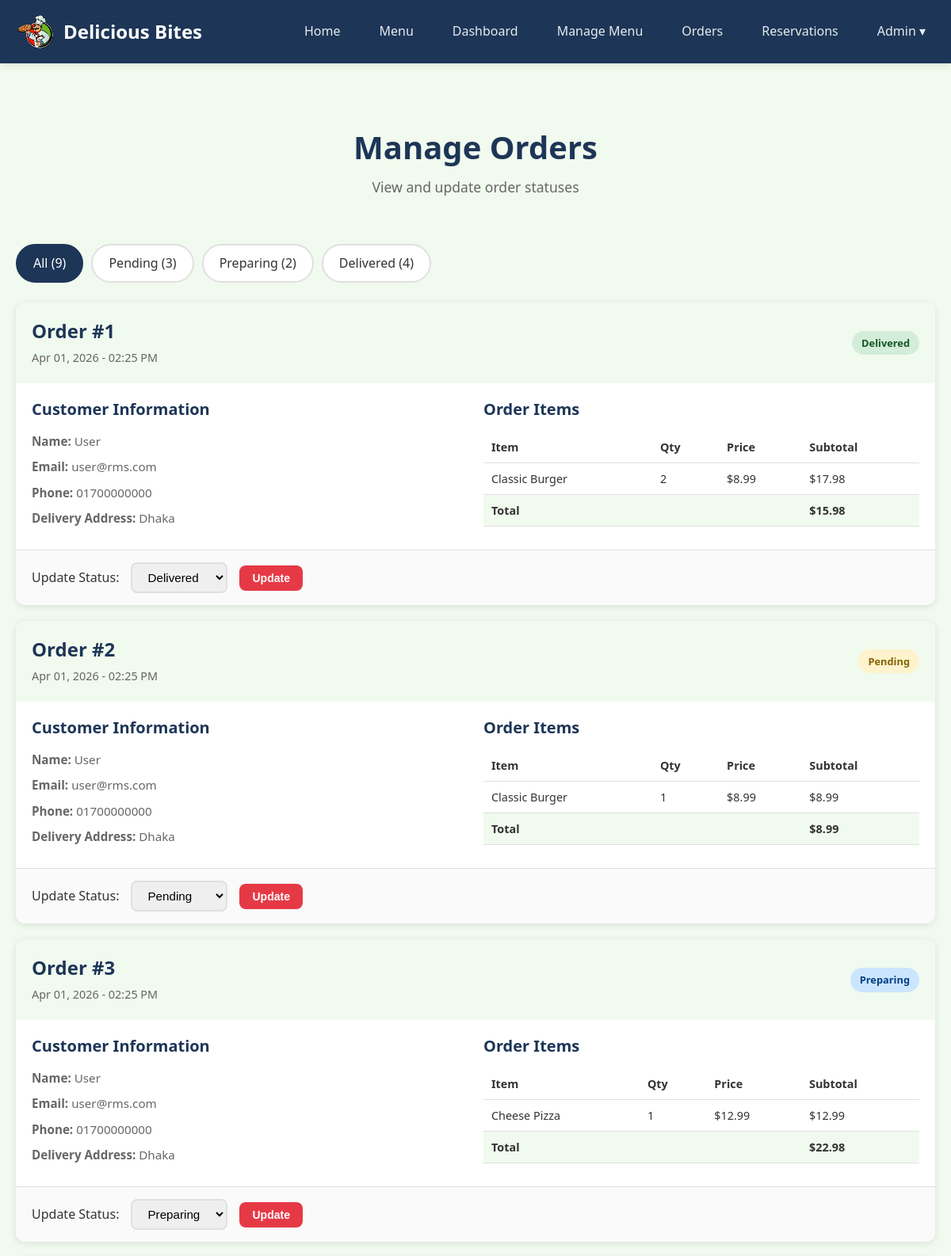
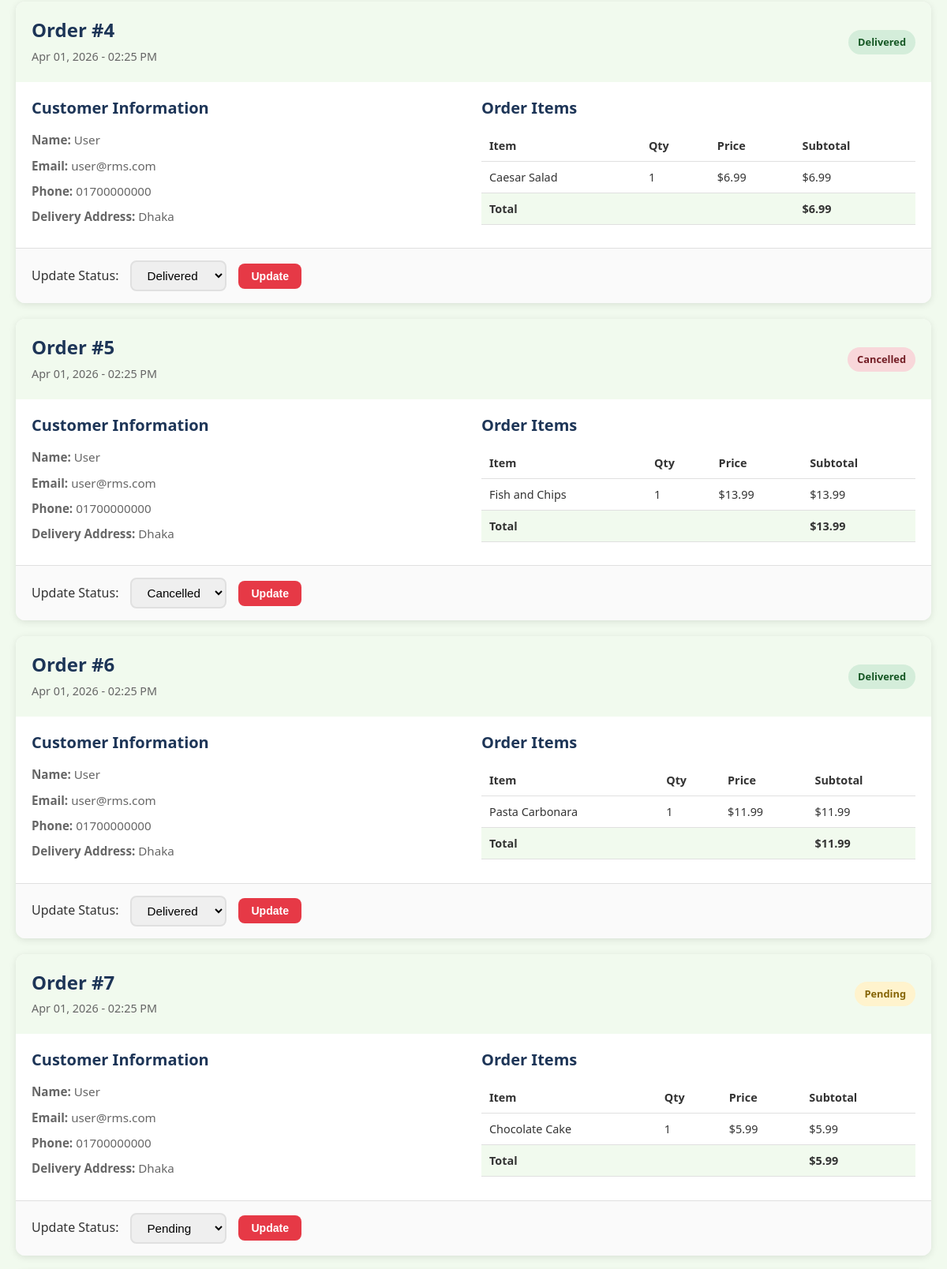
/admin/manage_orders.php (signed in, upper part), run on the app's committed database (2 pictures, top to bottom).
### tables this page shows
CREATE TABLE orders (
    order_id INT AUTO_INCREMENT PRIMARY KEY,
    user_id INT NOT NULL,
    total_amount DECIMAL(10,2),
    status ENUM('Pending','Preparing','Delivered','Cancelled') DEFAULT 'Pending',
    delivery_address TEXT,
    order_date TIMESTAMP DEFAULT CURRENT_TIMESTAMP,
    FOREIGN KEY (user_id) REFERENCES users(user_id) ON DELETE CASCADE
);

CREATE TABLE users (
    user_id INT AUTO_INCREMENT PRIMARY KEY,
    full_name VARCHAR(100) NOT NULL,
    email VARCHAR(100) UNIQUE NOT NULL,
    phone VARCHAR(15),
    password VARCHAR(255) NOT NULL,
    role ENUM('admin','user') DEFAULT 'user',
    address TEXT,
    created_at TIMESTAMP DEFAULT CURRENT_TIMESTAMP
);

CREATE TABLE order_details (
    detail_id INT AUTO_INCREMENT PRIMARY KEY,
    order_id INT NOT NULL,
    item_id INT NOT NULL,
    quantity INT,
    price DECIMAL(10,2),
    FOREIGN KEY (order_id) REFERENCES orders(order_id) ON DELETE CASCADE,
    FOREIGN KEY (item_id) REFERENCES menu_items(item_id) ON DELETE CASCADE
);

CREATE TABLE menu_items (
    item_id INT AUTO_INCREMENT PRIMARY KEY,
    item_name VARCHAR(100),
    category VARCHAR(50),
    description TEXT,
    price DECIMAL(10,2),
    image VARCHAR(255) DEFAULT 'default.jpg',
    is_available TINYINT(1) DEFAULT 1,
    created_at TIMESTAMP DEFAULT CURRENT_TIMESTAMP
);

### admin/manage_orders.php (the view, shortened to what this page needs)
<?php
require_once '../config/db.php';
$status_filter = isset($_GET['status']) ? sanitize($_GET['status']) : '';
$orders_query = "SELECT o.*, u.full_name, u.email, u.phone
                 FROM orders o
                 JOIN users u ON o.user_id = u.user_id";
$orders_query .= " ORDER BY o.order_date DESC";
$orders_result = mysqli_query($conn, $orders_query);
$pending_count = mysqli_fetch_assoc(mysqli_query($conn, "SELECT COUNT(*) as count FROM orders WHERE status='Pending'"))['count'];
$preparing_count = mysqli_fetch_assoc(mysqli_query($conn, "SELECT COUNT(*) as count FROM orders WHERE status='Preparing'"))['count'];
$delivered_count = mysqli_fetch_assoc(mysqli_query($conn, "SELECT COUNT(*) as count FROM orders WHERE status='Delivered'"))['count'];
?>
<!DOCTYPE html>
<html lang="en">
<head>
    <link rel="stylesheet" href="../assets/css/style.css">
</head>
<body>
    <?php include '../includes/navbar.php'; ?>
    <main class="admin-page">
        <div class="container">
            <div class="page-header">
                <h1>Manage Orders</h1>
                <p>View and update order statuses</p>
            </div>
            <div class="filter-tabs">
                <a href="manage_orders.php"
                   class="filter-tab <?php echo empty($status_filter) ? 'active' : ''; ?>">
                    All (<?php echo $pending_count + $preparing_count + $delivered_count; ?>)
                </a>
                <a href="manage_orders.php?status=Pending"
                   class="filter-tab <?php echo $status_filter == 'Pending' ? 'active' : ''; ?>">
                    Pending (<?php echo $pending_count; ?>)
                </a>
                <a href="manage_orders.php?status=Preparing"
                   class="filter-tab <?php echo $status_filter == 'Preparing' ? 'active' : ''; ?>">
                    Preparing (<?php echo $preparing_count; ?>)
                </a>
                <a href="manage_orders.php?status=Delivered"
                   class="filter-tab <?php echo $status_filter == 'Delivered' ? 'active' : ''; ?>">
                    Delivered (<?php echo $delivered_count; ?>)
                </a>
            </div>
            <?php if (mysqli_num_rows($orders_result) > 0): ?>
                <div class="orders-admin-list">
                    <?php while ($order = mysqli_fetch_assoc($orders_result)): ?>
                        <div class="order-admin-card">
                            <div class="order-admin-header">
                                <div class="order-info">
                                    <h3>Order #<?php echo $order['order_id']; ?></h3>
                                    <span class="order-date">
                                        <?php echo date('M d, Y - h:i A', strtotime($order['order_date'])); ?>
                                    </span>
                                </div>
                                <span class="status-badge status-<?php echo strtolower($order['status']); ?>">
                                    <?php echo $order['status']; ?>
                                </span>
                            </div>
                            <div class="order-admin-body">
                                <div class="customer-info">
                                    <h4>Customer Information</h4>
                                    <p><strong>Name:</strong> <?php echo $order['full_name']; ?></p>
                                    <p><strong>Email:</strong> <?php echo $order['email']; ?></p>
                                    <p><strong>Phone:</strong> <?php echo $order['phone'] ?: 'N/A'; ?></p>
                                    <p><strong>Delivery Address:</strong> <?php echo $order['delivery_address']; ?></p>
                                </div>
                                <div class="order-items-list">
                                    <h4>Order Items</h4>
                                    <?php
                                    $details_query = "SELECT od.*, mi.item_name
                                                     FROM order_details od
                                                     JOIN menu_items mi ON od.item_id = mi.item_id
                                                     WHERE od.order_id = {$order['order_id']}";
                                    $details_result = mysqli_query($conn, $details_query);
                                    ?>
                                    <table class="items-table">
                                        <tr>
                                            <th>Item</th>
                                            <th>Qty</th>
                                            <th>Price</th>
                                            <th>Subtotal</th>
                                        </tr>
                                        <?php while ($detail = mysqli_fetch_assoc($details_result)): ?>
                                            <tr>
                                                <td><?php echo $detail['item_name']; ?></td>
                                                <td><?php echo $detail['quantity']; ?></td>
                                                <td>$<?php echo number_format($detail['price'], 2); ?></td>
                                                <td>$<?php echo number_format($detail['price'] * $detail['quantity'], 2); ?></td>
                                            </tr>
                                        <?php endwhile; ?>
                                        <tr class="total-row">
                                            <td colspan="3"><strong>Total</strong></td>
                                            <td><strong>$<?php echo number_format($order['total_amount'], 2); ?></strong></td>
                                        </tr>
                                    </table>
                                </div>
                            </div>
                            <div class="order-admin-footer">
                                <form action="manage_orders.php" method="POST" class="status-form">
                                    <label>Update Status:</label>
                                    <select name="status" class="status-select">
                                        <option value="Pending" <?php echo $order['status'] == 'Pending' ? 'selected' : ''; ?>>Pending</option>
                                        <option value="Preparing" <?php echo $order['status'] == 'Preparing' ? 'selected' : ''; ?>>Preparing</option>
                                        <option value="Delivered" <?php echo $order['status'] == 'Delivered' ? 'selected' : ''; ?>>Delivered</option>
                                        <option value="Cancelled" <?php echo $order['status'] == 'Cancelled' ? 'selected' : ''; ?>>Cancelled</option>
                                    </select>
                                    <button type="submit" name="update_status" class="btn btn-primary btn-small">Update</button>
                                </form>
                            </div>
                        </div>
                    <?php endwhile; ?>
                </div>
            <?php endif; ?>
        </div>
    </main>
</body>
</html>

### assets/css/style.css (style rules this page uses)
:root { --primary-color: #e63946; --primary-dark: #c5303c; --secondary-color: #1d3557; --secondary-light: #457b9d; --accent-color: #f1faee; --background-color: #ffffff; --text-color: #333333; --text-light: #666666; --border-color: #e0e0e0; --success-color: #2ecc71; --warning-color: #f39c12; --danger-color: #e74c3c; --shadow: 0 2px 10px rgba(0, 0, 0, 0.1); --shadow-lg: 0 5px 20px rgba(0, 0, 0, 0.15); --radius: 8px; --radius-lg: 12px; }
* { margin: 0; padding: 0; box-sizing: border-box; }
html { scroll-behavior: smooth; }
body { font-family: 'Segoe UI', Tahoma, Geneva, Verdana, sans-serif; font-size: 16px; line-height: 1.6; color: var(--text-color); background-color: var(--background-color); min-height: 100vh; display: flex; flex-direction: column; }
main { flex: 1; }
a { color: var(--primary-color); text-decoration: none; transition: color 0.3s ease; }
h1, h2, h3, h4, h5, h6 { color: var(--secondary-color); margin-bottom: 0.5em; line-height: 1.3; }
h1 { font-size: 2.5rem; }
h3 { font-size: 1.5rem; }
h4 { font-size: 1.25rem; }
p { margin-bottom: 1em; color: var(--text-light); }
.container { max-width: 1200px; margin: 0 auto; padding: 0 20px; }
.btn { display: inline-block; padding: 12px 24px; font-size: 1rem; font-weight: 600; text-align: center; border: none; border-radius: var(--radius); cursor: pointer; transition: all 0.3s ease; }
.btn-primary { background-color: var(--primary-color); color: white; }
.btn-small { padding: 8px 16px; font-size: 0.875rem; }
.page-header { text-align: center; padding: 40px 0; }
.page-header h1 { margin-bottom: 10px; }
.page-header p { color: var(--text-light); font-size: 1.1rem; }
.status-badge { display: inline-block; padding: 5px 12px; border-radius: 20px; font-size: 0.8rem; font-weight: 600; }
.status-pending { background-color: #fff3cd; color: #856404; }
.status-preparing { background-color: #cce5ff; color: #004085; }
.status-delivered, .status-approved { background-color: #d4edda; color: #155724; }
.status-cancelled, .status-rejected { background-color: #f8d7da; color: #721c24; }
.order-info h3 { margin-bottom: 5px; }
.order-date { color: var(--text-light); font-size: 0.9rem; }
.admin-page { padding: 40px 0; background-color: var(--accent-color); min-height: calc(100vh - 200px); }
.filter-tabs { display: flex; flex-wrap: wrap; gap: 10px; margin-bottom: 25px; }
.filter-tab { padding: 10px 20px; background-color: white; border: 2px solid var(--border-color); border-radius: 25px; color: var(--text-color); font-weight: 500; transition: all 0.3s ease; }
.filter-tab:hover, .filter-tab.active { background-color: var(--secondary-color); border-color: var(--secondary-color); color: white; }
.orders-admin-list { display: flex; flex-direction: column; gap: 20px; }
.order-admin-card { background-color: white; border-radius: var(--radius-lg); box-shadow: var(--shadow); overflow: hidden; }
.order-admin-header { display: flex; justify-content: space-between; align-items: center; padding: 20px; background-color: var(--accent-color); }
.order-admin-body { padding: 20px; display: grid; grid-template-columns: 1fr 1fr; gap: 20px; }
.customer-info h4, .order-items-list h4 { margin-bottom: 15px; color: var(--secondary-color); }
.customer-info p { margin-bottom: 8px; font-size: 0.95rem; }
.items-table { width: 100%; border-collapse: collapse; font-size: 0.9rem; }
.items-table th, .items-table td { padding: 8px 10px; text-align: left; border-bottom: 1px solid var(--border-color); }
.items-table .total-row { background-color: var(--accent-color); }
.order-admin-footer { padding: 15px 20px; background-color: #fafafa; border-top: 1px solid var(--border-color); }
.status-form { display: flex; align-items: center; gap: 15px; }
.status-select { padding: 8px 15px; border: 2px solid var(--border-color); border-radius: var(--radius); font-size: 0.95rem; }

### data on the page
orders: order_id "1", order_date "Apr 01, 2026 - 02:25 PM", status "Delivered", user.full_name "User", user.email "user@rms.com", user.phone "01700000000", delivery_address "Dhaka", total_amount "15.98"
order_details: item.item_name "Classic Burger", quantity "2", price "8.99", $detail['price'] * $detail['quantity'] "17.98"
orders: order_id "2", order_date "Apr 01, 2026 - 02:25 PM", status "Pending", user.full_name "User", user.email "user@rms.com", user.phone "01700000000", delivery_address "Dhaka", total_amount "8.99"
order_details: item.item_name "Classic Burger", quantity "1", price "8.99", $detail['price']*$detail['quantity'] "8.99"
orders: order_id "3", order_date "Apr 01, 2026 - 02:25 PM", status "Preparing", user.full_name "User", user.email "user@rms.com", user.phone "01700000000", delivery_address "Dhaka", total_amount "22.98"
order_details: item.item_name "Cheese Pizza", quantity "1", price "12.99", $detail['price']*$detail['quantity'] "12.99"
orders: order_id "4", order_date "Apr 01, 2026 - 02:25 PM", status "Delivered", user.full_name "User", user.email "user@rms.com", user.phone "01700000000", delivery_address "Dhaka", total_amount "6.99"
order_details: item.item_name "Caesar Salad", quantity "1", price "6.99", $detail['price']*$detail['quantity'] "6.99"
orders: order_id "5", order_date "Apr 01, 2026 - 02:25 PM", status "Cancelled", user.full_name "User", user.email "user@rms.com", user.phone "01700000000", delivery_address "Dhaka", total_amount "13.99"
order_details: item.item_name "Fish and Chips", quantity "1", price "13.99", $detail['price']*$detail['quantity'] "13.99"
orders: order_id "6", order_date "Apr 01, 2026 - 02:25 PM", status "Delivered", user.full_name "User", user.email "user@rms.com", user.phone "01700000000", delivery_address "Dhaka", total_amount "11.99"
order_details: item.item_name "Pasta Carbonara", quantity "1", price "11.99", $detail['price']*$detail['quantity'] "11.99"
orders: order_id "7", order_date "Apr 01, 2026 - 02:25 PM", status "Pending", user.full_name "User", user.email "user@rms.com", user.phone "01700000000", delivery_address "Dhaka", total_amount "5.99"
order_details: item.item_name "Chocolate Cake", quantity "1", price "5.99", $detail['price']*$detail['quantity'] "5.99"

### other printed values
$_SESSION['full_name'] "Admin"
$pending_count + $preparing_count + $delivered_count "9"
$pending_count "3"
$preparing_count "2"
$delivered_count "4"
